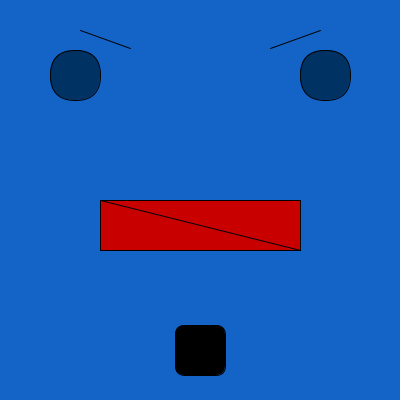
Frame 1 (no input)
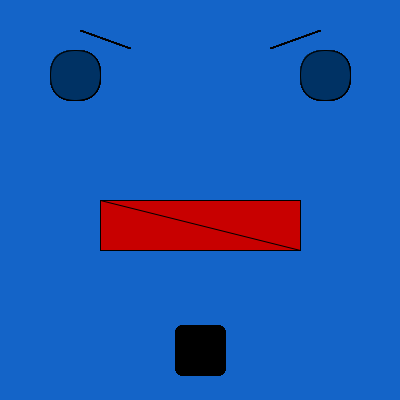
Frame 60 (the mouse pressed at the canvas centre just before this capture)
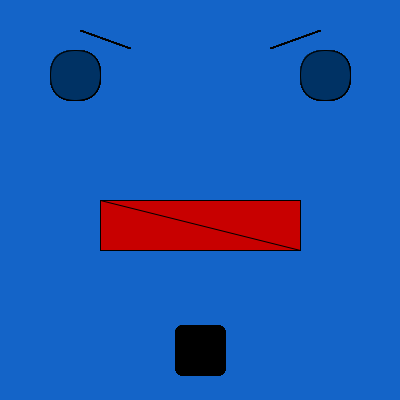
Frame 120 (the mouse held since frame 60 and released just before this capture)

The Processing sketch that drew these frames (run headless with seeded random() and noise(); from frame 60 on, the mouse is pressed at the canvas centre):

// Processing sketch: showcase_rectangle_face
// ── showcase_rectangle_face.pde
void setup() {
  size(400, 400);
  background(20, 100, 200);
}

void draw() {
  rectMode(CORNER);

  fill(200, 0, 0);
  rect(100, 200, 200, 50);

  fill(0, 50, 100);
  rect(50, 50, 50, 50, 50);
  rect(300, 50, 50, 50, 50);

  line (80,30,130,48);
  line (320,30,270,48);
  line(100, 200, 300, 250);

  rectMode(CENTER);
  fill(0);
  rect(200,350,50,50,10);
}
